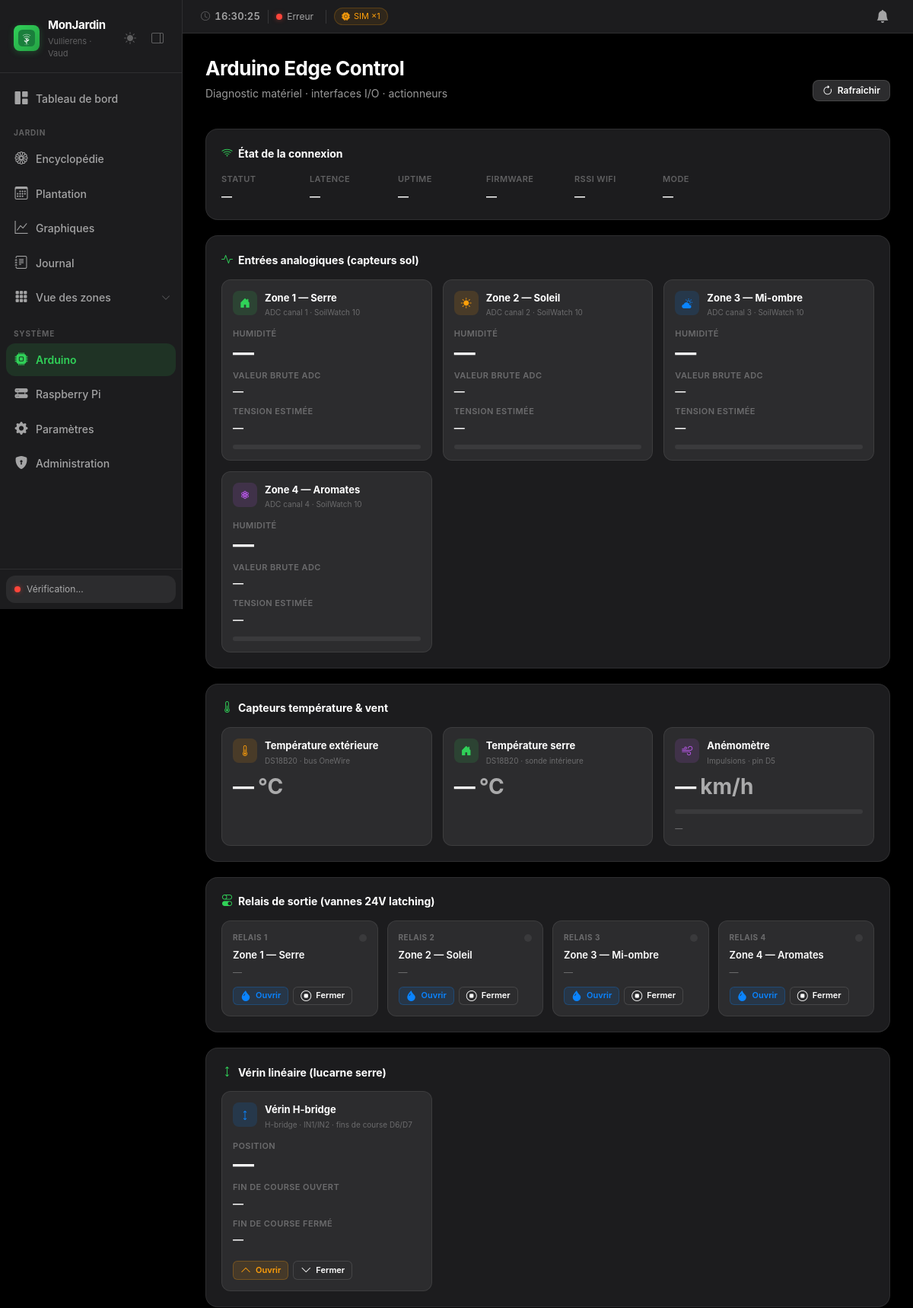
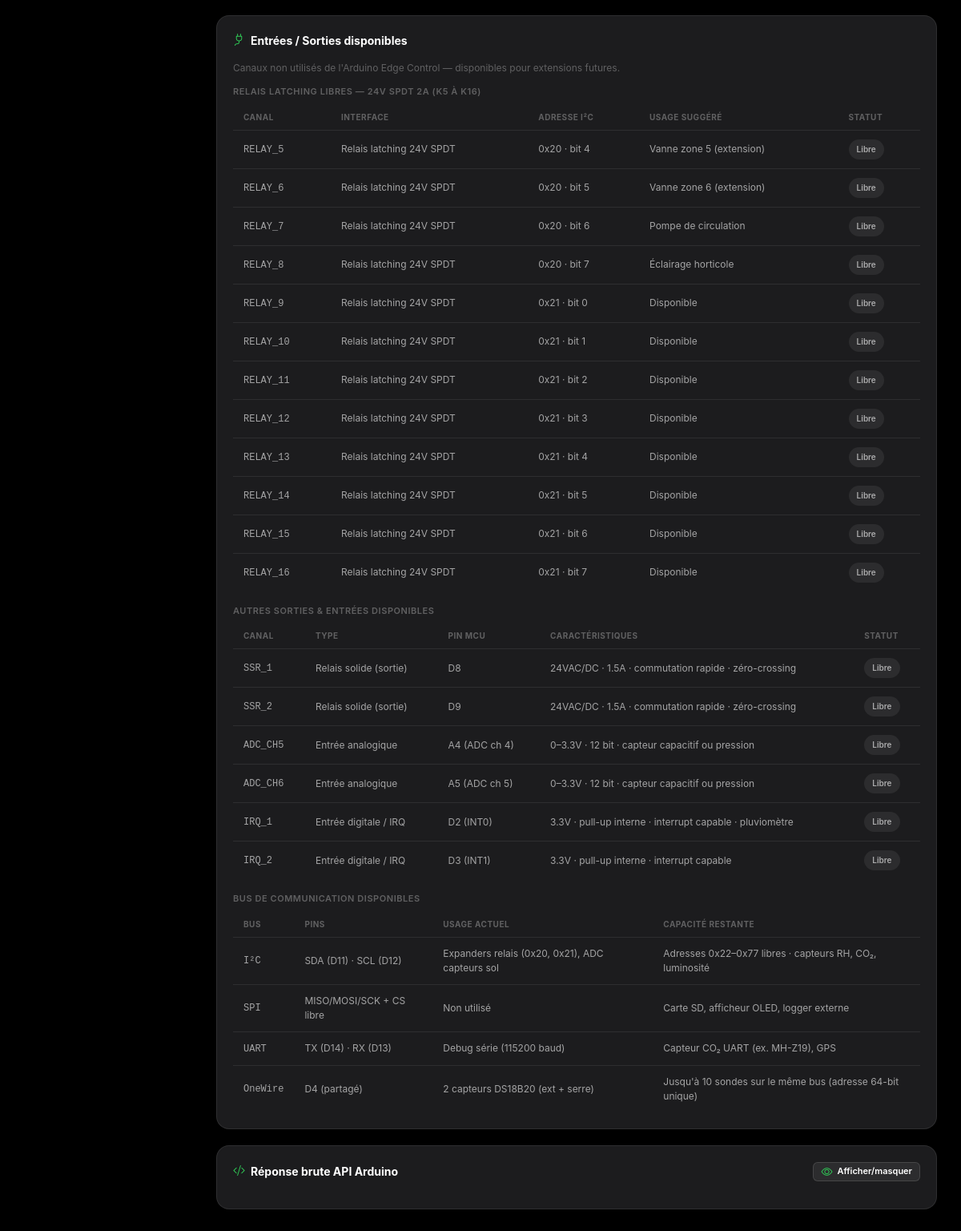
Screenshot of /system/arduino with the database file from the repository (2 pictures, top to bottom).
### app/models/zone.py (models this page shows, shortened)
class Zone(db.Model):
    __tablename__ = "zones"
    zone_id = db.Column(db.Integer, primary_key=True)
    name = db.Column(db.String(64), nullable=False)
    description = db.Column(db.Text, nullable=True)
    has_roof = db.Column(db.Boolean, default=False)
    irrigation_mode = db.Column(db.String(16), default="auto")  # auto | manual | disabled
    moisture_threshold_low = db.Column(db.Float, default=30.0)
    moisture_threshold_high = db.Column(db.Float, default=65.0)
    irrigation_duration_min = db.Column(db.Integer, default=15)
    created_at = db.Column(db.DateTime, default=datetime.utcnow)

### app/api/routes_dashboard.py (the view)
@dashboard_bp.get("/system/arduino")
def arduino_control():
    return render_template("arduino_control.html")

### app/__init__.py (called while the page is built)
def _setup_auth(app: Flask) -> None:
    from flask import request, session, redirect, url_for
    _PUBLIC = {"/login", "/login/post", "/logout"}
    @app.before_request
    def check_auth():
        if request.path.startswith("/static"):
            return
        if request.path in _PUBLIC:
            return
        try:
            from .models import AdminUser
            auth_required = AdminUser.query.filter_by(enabled=True).first() is not None
        except Exception:
            return
        if auth_required and "auth_user" not in session:
            return redirect(f"/login?next={request.path}")

### app/templates/arduino_control.html (shortened to what this page needs)
{% extends "base.html" %}
{% block content %}
<div class="page-header">
  <div class="page-header-row">
    <div>
      <div class="page-title">Arduino Edge Control</div>
      <div class="page-subtitle">Diagnostic matériel · interfaces I/O · actionneurs</div>
    </div>
    <button class="btn btn-secondary btn-sm" onclick="refreshAll()">
      <i class="bi bi-arrow-clockwise"></i> Rafraîchir
    </button>
  </div>
</div>
<div class="page-body">
  <div class="card mb-3">
    <div class="card-title"><i class="bi bi-wifi"></i> État de la connexion</div>
    <div style="display:flex;align-items:center;gap:16px;flex-wrap:wrap;" id="conn-status-row">
      <div class="diag-stat">
        <div class="diag-label">Statut</div>
        <div class="diag-val" id="ard-status">—</div>
      </div>
      <div class="diag-stat">
        <div class="diag-label">Latence</div>
        <div class="diag-val" id="ard-latency">—</div>
      </div>
      <div class="diag-stat">
        <div class="diag-label">Uptime</div>
        <div class="diag-val" id="ard-uptime">—</div>
      </div>
      <div class="diag-stat">
        <div class="diag-label">Firmware</div>
        <div class="diag-val" id="ard-firmware">—</div>
      </div>
      <div class="diag-stat">
        <div class="diag-label">RSSI WiFi</div>
        <div class="diag-val" id="ard-rssi">—</div>
      </div>
      <div class="diag-stat">
        <div class="diag-label">Mode</div>
        <div class="diag-val" id="ard-mode">—</div>
      </div>
    </div>
  </div>
  <div class="card mb-3">
    <div class="card-title"><i class="bi bi-activity"></i> Entrées analogiques (capteurs sol)</div>
    <div class="diag-grid" id="analog-grid">
      {% for z in range(1, 5) %}
      <div class="diag-channel">
        <div class="diag-ch-header">
          <div class="diag-ch-icon {% if z == 1 %}z1{% elif z == 2 %}z2{% elif z == 3 %}z3{% else %}z4{% endif %}">
            {% if z == 1 %}<i class="bi bi-house-door-fill"></i>
            {% elif z == 2 %}<i class="bi bi-sun-fill"></i>
            {% elif z == 3 %}<i class="bi bi-cloud-sun-fill"></i>
            {% else %}<i class="bi bi-flower3"></i>{% endif %}
          </div>
          <div>
            <div class="diag-ch-name">Zone {{ z }} — {{ ['Serre','Soleil','Mi-ombre','Aromates'][z-1] }}</div>
            <div class="diag-ch-sub">ADC canal {{ z }} · SoilWatch 10</div>
          </div>
        </div>
        <div class="diag-ch-body">
          <div class="diag-stat-sm">
            <div class="diag-label">Humidité</div>
            <div class="diag-val-lg" id="adc-pct-{{ z }}">—</div>
          </div>
          <div class="diag-stat-sm">
            <div class="diag-label">Valeur brute ADC</div>
            <div class="diag-val" id="adc-raw-{{ z }}">—</div>
          </div>
          <div class="diag-stat-sm">
            <div class="diag-label">Tension estimée</div>
            <div class="diag-val" id="adc-v-{{ z }}">—</div>
          </div>
          <div class="diag-bar-wrap">
            <div class="diag-bar-track">
            </div>
          </div>
        </div>
      </div>
      {% endfor %}
    </div>
  </div>
  <div class="card mb-3">
    <div class="card-title"><i class="bi bi-thermometer-half"></i> Capteurs température &amp; vent</div>
    <div class="diag-grid">
      <div class="diag-channel">
        <div class="diag-ch-header">
          <div class="diag-ch-icon z2"><i class="bi bi-thermometer-half"></i></div>
          <div>
            <div class="diag-ch-name">Température extérieure</div>
            <div class="diag-ch-sub">DS18B20 · bus OneWire</div>
          </div>
        </div>
        <div class="diag-ch-body">
          <div style="display:flex;align-items:baseline;gap:5px;">
            <div class="diag-val-lg" id="temp-ext">—</div>
            <span class="diag-val-lg" style="color:var(--text-secondary);">°C</span>
          </div>
        </div>
      </div>
      <div class="diag-channel">
        <div class="diag-ch-header">
          <div class="diag-ch-icon z1"><i class="bi bi-house-door-fill"></i></div>
          <div>
            <div class="diag-ch-name">Température serre</div>
            <div class="diag-ch-sub">DS18B20 · sonde intérieure</div>
          </div>
        </div>
        <div class="diag-ch-body">
          <div style="display:flex;align-items:baseline;gap:5px;">
            <div class="diag-val-lg" id="temp-serre">—</div>
            <span class="diag-val-lg" style="color:var(--text-secondary);">°C</span>
          </div>
        </div>
      </div>
      <div class="diag-channel">
        <div class="diag-ch-header">
          <div class="diag-ch-icon z4"><i class="bi bi-wind"></i></div>
          <div>
            <div class="diag-ch-name">Anémomètre</div>
            <div class="diag-ch-sub">Impulsions · pin D5</div>
          </div>
        </div>
        <div class="diag-ch-body">
          <div style="display:flex;align-items:baseline;gap:5px;">
            <div class="diag-val-lg" id="wind-kmh">—</div>
            <span class="diag-val-lg" style="color:var(--text-secondary);">km/h</span>
          </div>
          <div class="diag-bar-wrap" style="margin-top:8px;">
            <div class="diag-bar-track">
            </div>
          </div>
          <div class="diag-label" id="wind-beaufort" style="margin-top:4px;font-size:10px;">—</div>
        </div>
      </div>
    </div>
  </div>
  <div class="card mb-3">
    <div class="card-title"><i class="bi bi-toggles"></i> Relais de sortie (vannes 24V latching)</div>
    <div class="diag-relay-grid" id="relay-grid">
      {% for z in zones_nav %}
      <div class="diag-relay" id="relay-card-{{ z.zone_id }}">
        <div class="diag-relay-header">
          <span class="diag-relay-id">Relais {{ z.zone_id }}</span>
          <div class="diag-relay-led" id="relay-led-{{ z.zone_id }}"></div>
        </div>
        <div class="diag-relay-name">Zone {{ z.zone_id }} — {{ z.name }}</div>
        <div class="diag-relay-state" id="relay-state-{{ z.zone_id }}">—</div>
        <div style="display:flex;gap:6px;margin-top:10px;">
          <button class="btn btn-blue btn-xs" onclick="manualValve({{ z.zone_id }}, 'open')">
            <i class="bi bi-droplet-fill"></i> Ouvrir
          </button>
          <button class="btn btn-secondary btn-xs" onclick="manualValve({{ z.zone_id }}, 'close')">
            <i class="bi bi-stop-circle"></i> Fermer
          </button>
        </div>
      </div>
      {% endfor %}
    </div>
  </div>
  <div class="card mb-3">
    <div class="card-title"><i class="bi bi-arrows-vertical"></i> Vérin linéaire (lucarne serre)</div>
    <div class="diag-grid">
      <div class="diag-channel">
        <div class="diag-ch-header">
          <div class="diag-ch-icon z3"><i class="bi bi-arrows-vertical"></i></div>
          <div>
            <div class="diag-ch-name">Vérin H-bridge</div>
            <div class="diag-ch-sub">H-bridge · IN1/IN2 · fins de course D6/D7</div>
          </div>
        </div>
        <div class="diag-ch-body">
          <div class="diag-stat-sm">
            <div class="diag-label">Position</div>
            <div class="diag-val-lg" id="roof-pos">—</div>
          </div>
          <div class="diag-stat-sm">
            <div class="diag-label">Fin de course ouvert</div>
            <div class="diag-val" id="roof-endstop-open">—</div>
          </div>
          <div class="diag-stat-sm">
            <div class="diag-label">Fin de course fermé</div>
            <div class="diag-val" id="roof-endstop-close">—</div>
          </div>
          <div style="display:flex;gap:6px;margin-top:10px;">
            <button class="btn btn-warning btn-xs" onclick="manualRoof('open')">
              <i class="bi bi-chevron-up"></i> Ouvrir
            </button>
            <button class="btn btn-secondary btn-xs" onclick="manualRoof('close')">
              <i class="bi bi-chevron-down"></i> Fermer
            </button>
          </div>
        </div>
      </div>
    </div>
  </div>
  <div class="card mb-3">
    <div class="card-title"><i class="bi bi-plug"></i> Entrées / Sorties disponibles</div>
    <div style="font-size:12px;color:var(--text-tertiary);margin-bottom:12px;">
      Canaux non utilisés de l'Arduino Edge Control — disponibles pour extensions futures.
    </div>
    <div style="font-size:11px;font-weight:600;color:var(--text-tertiary);text-transform:uppercase;letter-spacing:.05em;margin-bottom:8px;">
      Relais latching libres — 24V SPDT 2A (K5 à K16)
    </div>
    <div style="overflow-x:auto;margin-bottom:16px;">
      <table class="table-modern" style="font-size:12px;">
        <thead>
          <tr><th>Canal</th><th>Interface</th><th>Adresse I²C</th><th>Usage suggéré</th><th>Statut</th></tr>
        </thead>
        <tbody>
          <tr><td><code>RELAY_5</code></td><td>Relais latching 24V SPDT</td><td>0x20 · bit 4</td><td>Vanne zone 5 (extension)</td><td><span class="badge badge-ok" style="font-size:10px;">Libre</span></td></tr>
          <tr><td><code>RELAY_6</code></td><td>Relais latching 24V SPDT</td><td>0x20 · bit 5</td><td>Vanne zone 6 (extension)</td><td><span class="badge badge-ok" style="font-size:10px;">Libre</span></td></tr>
          <tr><td><code>RELAY_7</code></td><td>Relais latching 24V SPDT</td><td>0x20 · bit 6</td><td>Pompe de circulation</td><td><span class="badge badge-ok" style="font-size:10px;">Libre</span></td></tr>
          <tr><td><code>RELAY_8</code></td><td>Relais latching 24V SPDT</td><td>0x20 · bit 7</td><td>Éclairage horticole</td><td><span class="badge badge-ok" style="font-size:10px;">Libre</span></td></tr>
          <tr><td><code>RELAY_9</code></td><td>Relais latching 24V SPDT</td><td>0x21 · bit 0</td><td>Disponible</td><td><span class="badge badge-ok" style="font-size:10px;">Libre</span></td></tr>
          <tr><td><code>RELAY_10</code></td><td>Relais latching 24V SPDT</td><td>0x21 · bit 1</td><td>Disponible</td><td><span class="badge badge-ok" style="font-size:10px;">Libre</span></td></tr>
          <tr><td><code>RELAY_11</code></td><td>Relais latching 24V SPDT</td><td>0x21 · bit 2</td><td>Disponible</td><td><span class="badge badge-ok" style="font-size:10px;">Libre</span></td></tr>
          <tr><td><code>RELAY_12</code></td><td>Relais latching 24V SPDT</td><td>0x21 · bit 3</td><td>Disponible</td><td><span class="badge badge-ok" style="font-size:10px;">Libre</span></td></tr>
          <tr><td><code>RELAY_13</code></td><td>Relais latching 24V SPDT</td><td>0x21 · bit 4</td><td>Disponible</td><td><span class="badge badge-ok" style="font-size:10px;">Libre</span></td></tr>
          <tr><td><code>RELAY_14</code></td><td>Relais latching 24V SPDT</td><td>0x21 · bit 5</td><td>Disponible</td><td><span class="badge badge-ok" style="font-size:10px;">Libre</span></td></tr>
          <tr><td><code>RELAY_15</code></td><td>Relais latching 24V SPDT</td><td>0x21 · bit 6</td><td>Disponible</td><td><span class="badge badge-ok" style="font-size:10px;">Libre</span></td></tr>
          <tr><td><code>RELAY_16</code></td><td>Relais latching 24V SPDT</td><td>0x21 · bit 7</td><td>Disponible</td><td><span class="badge badge-ok" style="font-size:10px;">Libre</span></td></tr>
        </tbody>
      </table>
    </div>
    <div style="font-size:11px;font-weight:600;color:var(--text-tertiary);text-transform:uppercase;letter-spacing:.05em;margin-bottom:8px;">
      Autres sorties &amp; entrées disponibles
    </div>
    <div style="overflow-x:auto;margin-bottom:16px;">
      <table class="table-modern" style="font-size:12px;">
        <thead>
          <tr><th>Canal</th><th>Type</th><th>Pin MCU</th><th>Caractéristiques</th><th>Statut</th></tr>
        </thead>
        <tbody>
          <tr><td><code>SSR_1</code></td><td>Relais solide (sortie)</td><td>D8</td><td>24VAC/DC · 1.5A · commutation rapide · zéro-crossing</td><td><span class="badge badge-ok" style="font-size:10px;">Libre</span></td></tr>
          <tr><td><code>SSR_2</code></td><td>Relais solide (sortie)</td><td>D9</td><td>24VAC/DC · 1.5A · commutation rapide · zéro-crossing</td><td><span class="badge badge-ok" style="font-size:10px;">Libre</span></td></tr>
          <tr><td><code>ADC_CH5</code></td><td>Entrée analogique</td><td>A4 (ADC ch 4)</td><td>0–3.3V · 12 bit · capteur capacitif ou pression</td><td><span class="badge badge-ok" style="font-size:10px;">Libre</span></td></tr>
          <tr><td><code>ADC_CH6</code></td><td>Entrée analogique</td><td>A5 (ADC ch 5)</td><td>0–3.3V · 12 bit · capteur capacitif ou pression</td><td><span class="badge badge-ok" style="font-size:10px;">Libre</span></td></tr>
          <tr><td><code>IRQ_1</code></td><td>Entrée digitale / IRQ</td><td>D2 (INT0)</td><td>3.3V · pull-up interne · interrupt capable · pluviomètre</td><td><span class="badge badge-ok" style="font-size:10px;">Libre</span></td></tr>
          <tr><td><code>IRQ_2</code></td><td>Entrée digitale / IRQ</td><td>D3 (INT1)</td><td>3.3V · pull-up interne · interrupt capable</td><td><span class="badge badge-ok" style="font-size:10px;">Libre</span></td></tr>
        </tbody>
      </table>
    </div>
    <div style="font-size:11px;font-weight:600;color:var(--text-tertiary);text-transform:uppercase;letter-spacing:.05em;margin-bottom:8px;">
      Bus de communication disponibles
    </div>
    <div style="overflow-x:auto;">
      <table class="table-modern" style="font-size:12px;">
        <thead>
          <tr><th>Bus</th><th>Pins</th><th>Usage actuel</th><th>Capacité restante</th></tr>
        </thead>
        <tbody>
          <tr><td><code>I²C</code></td><td>SDA (D11) · SCL (D12)</td><td>Expanders relais (0x20, 0x21), ADC capteurs sol</td><td>Adresses 0x22–0x77 libres · capteurs RH, CO₂, luminosité</td></tr>
          <tr><td><code>SPI</code></td><td>MISO/MOSI/SCK + CS libre</td><td>Non utilisé</td><td>Carte SD, afficheur OLED, logger externe</td></tr>
          <tr><td><code>UART</code></td><td>TX (D14) · RX (D13)</td><td>Debug série (115200 baud)</td><td>Capteur CO₂ UART (ex. MH-Z19), GPS</td></tr>
          <tr><td><code>OneWire</code></td><td>D4 (partagé)</td><td>2 capteurs DS18B20 (ext + serre)</td><td>Jusqu'à 10 sondes sur le même bus (adresse 64-bit unique)</td></tr>
        </tbody>
      </table>
    </div>
  </div>
  <div class="card">
    <div class="card-title">
      <i class="bi bi-code-slash"></i> Réponse brute API Arduino
      <button class="btn btn-secondary btn-xs" style="margin-left:auto;" onclick="toggleRaw()">
        <i class="bi bi-eye"></i> Afficher/masquer
      </button>
    </div>
  </div>
</div>
{% endblock %}

### rows the page displays
Zone: z "1", name "Serre", zone_id "1"
Zone: zone_id "2", name "Soleil"
Zone: zone_id "3", name "Mi-ombre"
Zone: zone_id "4", name "Aromates"

### other values shown
{{ sim_speed }} "1"
